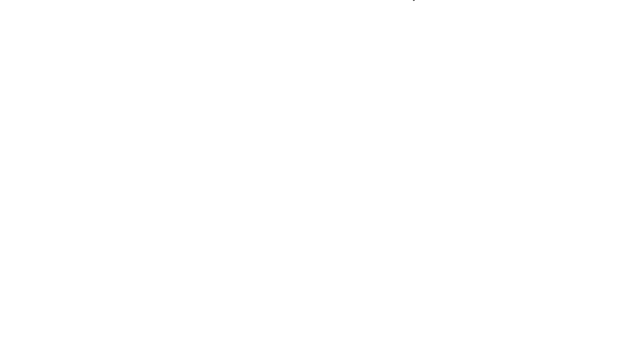
Frame 1 (no input)
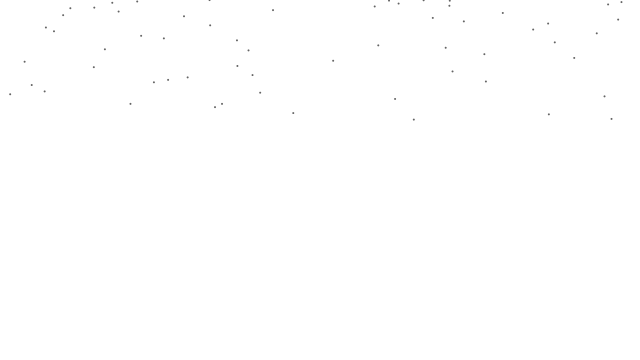
Frame 60 (the mouse pressed at the canvas centre just before this capture)
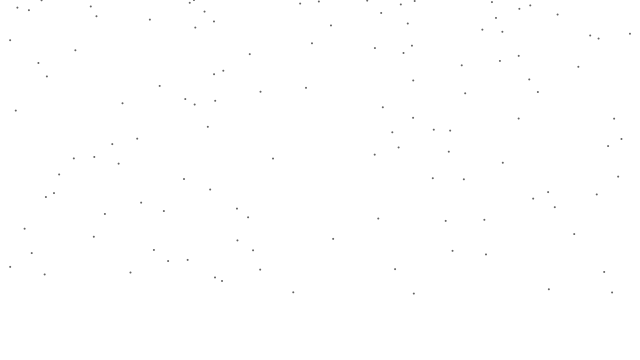
Frame 120 (the mouse held since frame 60 and released just before this capture)

The Processing sketch that drew these frames (run headless with seeded random() and noise(); from frame 60 on, the mouse is pressed at the canvas centre):

// Processing sketch: Part2_sands_fall
// ── Part2_sands_fall.pde
/*
Part 2. Sands fall down to create different mountains, valleys and dunes.
 
 Part2 Pseudocode:
 1. Use pixels to create sands.
 2. Sand falls under the influence of gravity and resistance from water.
 3. Sands won't mixed.
 4. When sand hits the boundary of the display window, it will bounce and finally
 stay in the bottom under the influence of friction.
 5. When sand hits other sands, it will bounce and finally stay in the edge of 
 dunes under the influence of friction.
 
 #have trouble in #5. 
 */

ArrayList<Sand> sands;

void setup() {
  size(640, 360);
  sands = new ArrayList<Sand>();
}

void draw() {
  background(255);
  int total = 1;
  int count = 0;
  int attempts = 0;

  while (count < total) { 
    Sand newS = newSand();
    if (newS != null) {
      sands.add(newS);
      count++;
    }
    attempts++;
    if (attempts > 1000) {
      noLoop();
      println("Finished");
      break;
    }
  }

  for (Sand s : sands) {
    //gravity
    float m = s.mass;
    PVector gravity = new PVector(0, 0.1*m);

    //fluid resistance
    PVector v = s.velocity;
    PVector drag = v.copy();
    //coefficient of friction
    float c = 0.1;
    //magnitude is coefficient * speed squared
    float speed = v.mag();
    ;
    float dragMagnitude = c * speed * speed;  
    //direction is inverse of velocity
    drag.mult(-1);
    //scale according to magnityde
    drag.normalize();
    drag.mult(dragMagnitude);

    //normal force and friction from other sands
    PVector normal = new PVector();
    //PVector friction = new PVector();

    //update and display
    for (Sand other : sands) {
      if (s != other) {
        float d = dist(s.location.x, s.location.y, other.location.x, other.location.y);
        if (d - 2 <= s.r + other.r) {
          s.crashing = true;
          //apply normal force
          normal = PVector.sub(s.location, other.location);
          normal.normalize();
          normal.mult(0.3);

          //how to calculate friction to stop it??
          //friction = v.copy();
          //friction.mult(-1);
          //friction.normalize();
          //friction.mult(0.2);
          //;
        }
      }
    }

    //Apply force
    s.applyForce(gravity);
    s.applyForce(drag);
    if (s.crashing) {
      s.applyForce(normal);
      //s.applyForce(friction);
    }

    s.update();
    s.display();
    s.checkEdges();
  }
}

Sand newSand() {
  float x = random(width);
  float y = 0;
  float m = random(8, 10);

  boolean valid = true;
  for (Sand s : sands) {
    float d = dist(x, y, s.location.x, s.location.y);
    if (d < s.r) {
      valid = false;
      break;
    }
  }
  if (valid) {
    return new Sand(m, x, y);
  } else {
    return null;
  }
}

// ── Sand.pde
class Sand {
  //location, velocity, and acceleration
  PVector location;
  PVector velocity;
  PVector acceleration;
  
  //Mass 
  float mass;
  
  //radius
  float r;
  
  //crush
  boolean crashing = false;
  
  Sand(float m, float x, float y) {
    mass = m;
    r = 2;
    location = new PVector(x, y);
    velocity = new PVector(0, 0);
    acceleration = new PVector(0, 0);
    
  }
  
  //A = F/M
  void applyForce(PVector force) {
    //Divide by mass
    PVector f = PVector.div(force, mass);
    //Accumulate all forces in acceleration
    acceleration.add(f);
  }
  
  void update() {
    //velocity changes according to acceleration
    velocity.add(acceleration);
    //location changes by velocity
    location.add(velocity);
    //clear acceleration each frame
    acceleration.mult(0);
  }
  
  //draw sand
  void display() {
    noStroke();
    fill(100);
    ellipse(location.x, location.y, r, r);
  }
  
  //Bounce off boundary of window
  void checkEdges() {
    //hit right side
    if (location.x > width) {
      location.x = width;
      velocity.x *= -0.6;
    //hit left side
    }else if (location.x < 0) {
      location.x = 0;
      velocity.x *= -0.6;
    }
    //hit buttom
    if (location.y > height) {
      // A little dampening when hitting the bottom
      velocity.y *= -0.6;
      location.y = height;
    }
  }
  
}
